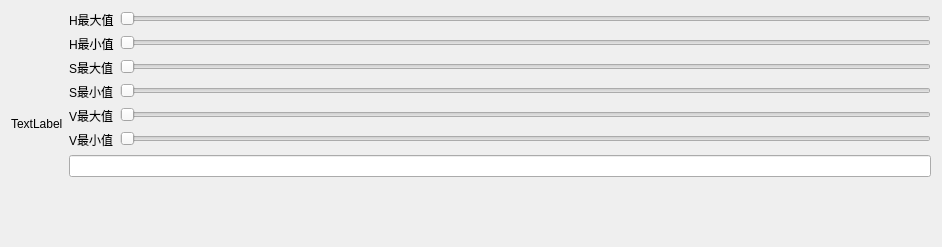
<?xml version="1.0" encoding="UTF-8"?>
<ui version="4.0">
 <class>Widget</class>
 <widget class="QWidget" name="Widget">
  <property name="geometry">
   <rect>
    <x>0</x>
    <y>0</y>
    <width>942</width>
    <height>247</height>
   </rect>
  </property>
  <property name="windowTitle">
   <string>Widget</string>
  </property>
  <layout class="QHBoxLayout" name="horizontalLayout">
   <item>
    <widget class="QLabel" name="label_7">
     <property name="text">
      <string>TextLabel</string>
     </property>
    </widget>
   </item>
   <item>
    <layout class="QFormLayout" name="formLayout">
     <item row="0" column="0">
      <widget class="QLabel" name="label">
       <property name="text">
        <string>H最大值</string>
       </property>
      </widget>
     </item>
     <item row="0" column="1">
      <widget class="QSlider" name="horizontalSlider">
       <property name="orientation">
        <enum>Qt::Horizontal</enum>
       </property>
      </widget>
     </item>
     <item row="1" column="0">
      <widget class="QLabel" name="label_2">
       <property name="text">
        <string>H最小值</string>
       </property>
      </widget>
     </item>
     <item row="1" column="1">
      <widget class="QSlider" name="horizontalSlider_2">
       <property name="orientation">
        <enum>Qt::Horizontal</enum>
       </property>
      </widget>
     </item>
     <item row="2" column="0">
      <widget class="QLabel" name="label_3">
       <property name="text">
        <string>S最大值</string>
       </property>
      </widget>
     </item>
     <item row="2" column="1">
      <widget class="QSlider" name="horizontalSlider_3">
       <property name="orientation">
        <enum>Qt::Horizontal</enum>
       </property>
      </widget>
     </item>
     <item row="3" column="0">
      <widget class="QLabel" name="label_4">
       <property name="text">
        <string>S最小值</string>
       </property>
      </widget>
     </item>
     <item row="3" column="1">
      <widget class="QSlider" name="horizontalSlider_4">
       <property name="orientation">
        <enum>Qt::Horizontal</enum>
       </property>
      </widget>
     </item>
     <item row="4" column="0">
      <widget class="QLabel" name="label_5">
       <property name="text">
        <string>V最大值</string>
       </property>
      </widget>
     </item>
     <item row="4" column="1">
      <widget class="QSlider" name="horizontalSlider_6">
       <property name="orientation">
        <enum>Qt::Horizontal</enum>
       </property>
      </widget>
     </item>
     <item row="5" column="0">
      <widget class="QLabel" name="label_6">
       <property name="text">
        <string>V最小值</string>
       </property>
      </widget>
     </item>
     <item row="5" column="1">
      <widget class="QSlider" name="horizontalSlider_5">
       <property name="orientation">
        <enum>Qt::Horizontal</enum>
       </property>
      </widget>
     </item>
     <item row="6" column="0" colspan="2">
      <widget class="QLineEdit" name="lineEdit"/>
     </item>
    </layout>
   </item>
  </layout>
 </widget>
 <layoutdefault spacing="6" margin="11"/>
 <resources/>
 <connections/>
</ui>
